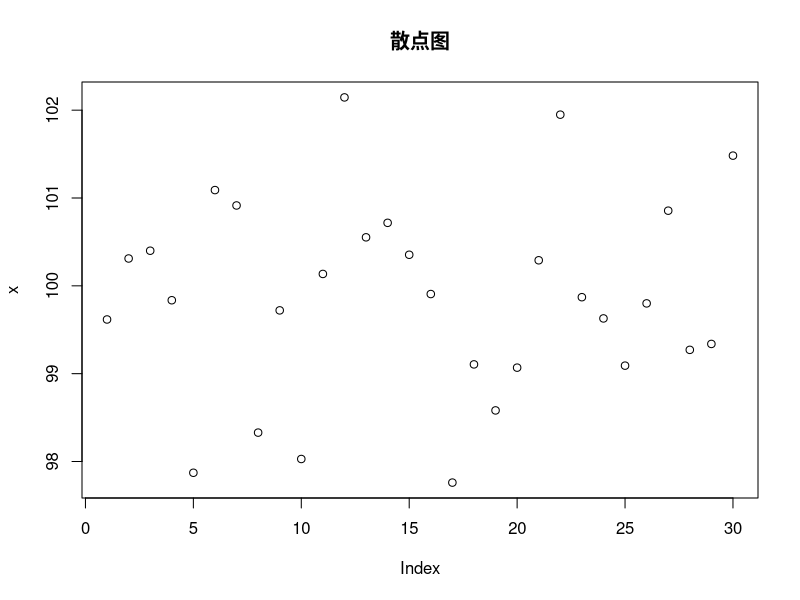
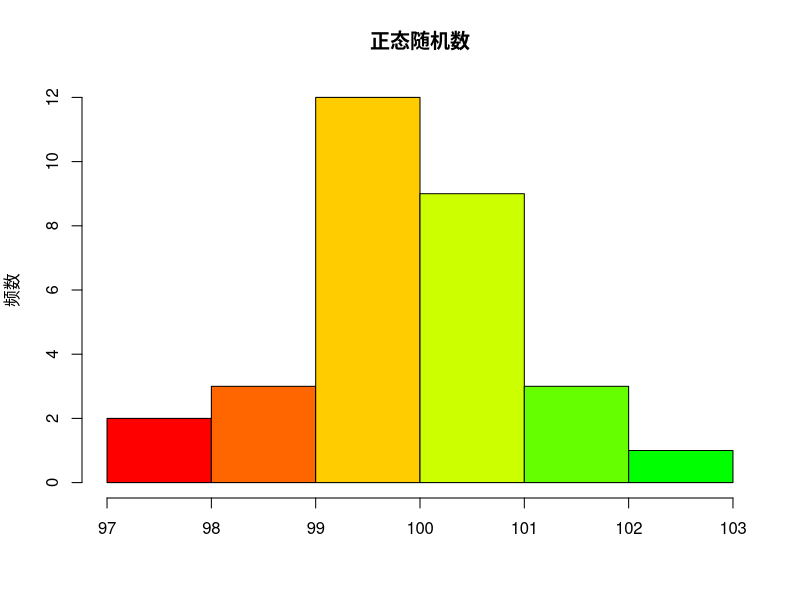
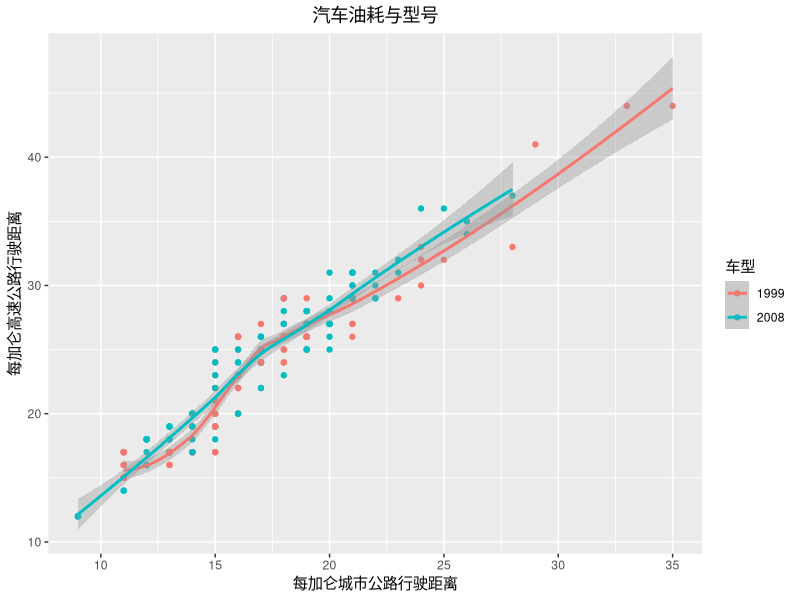
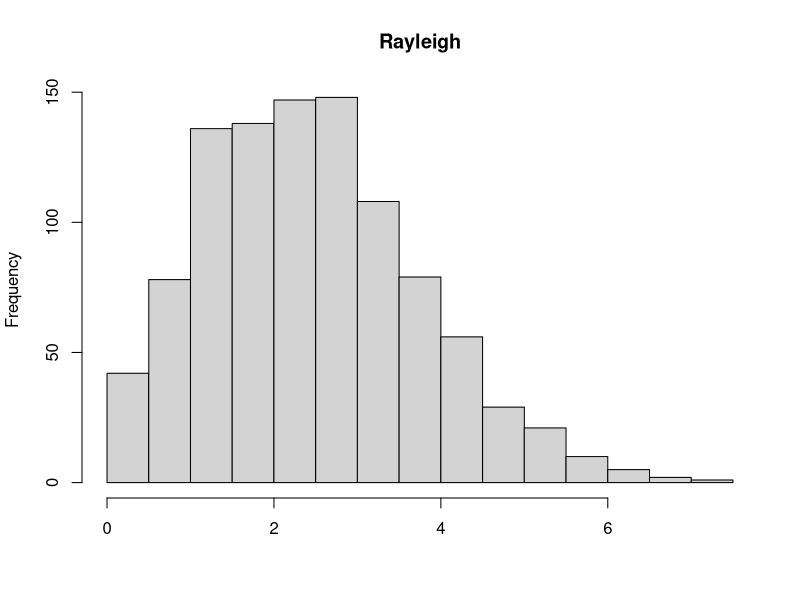
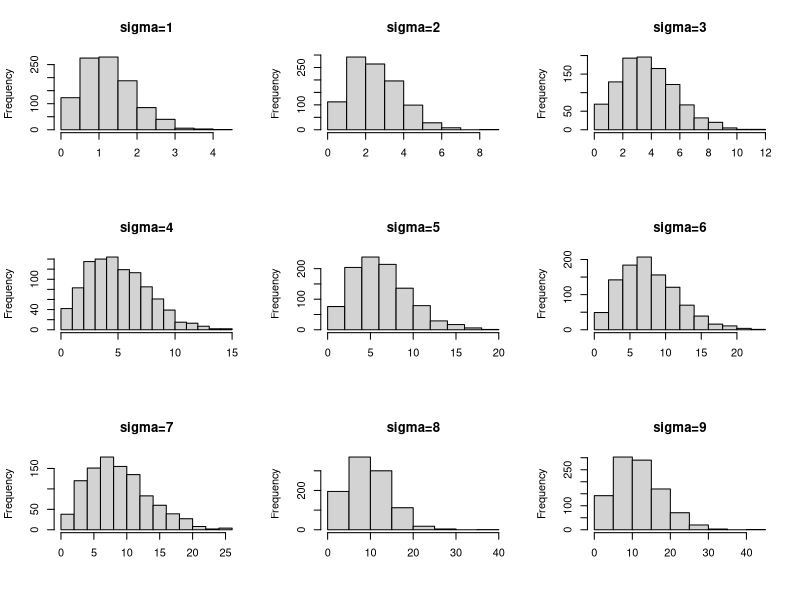
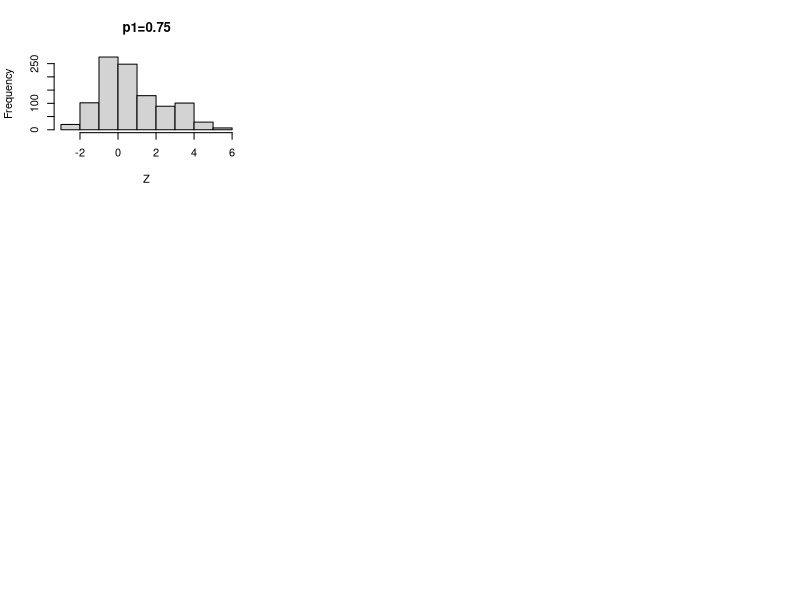
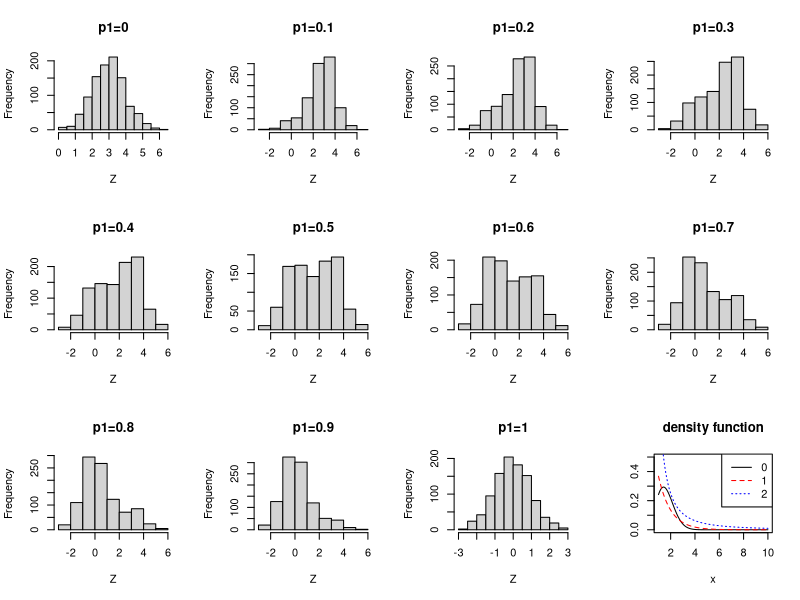
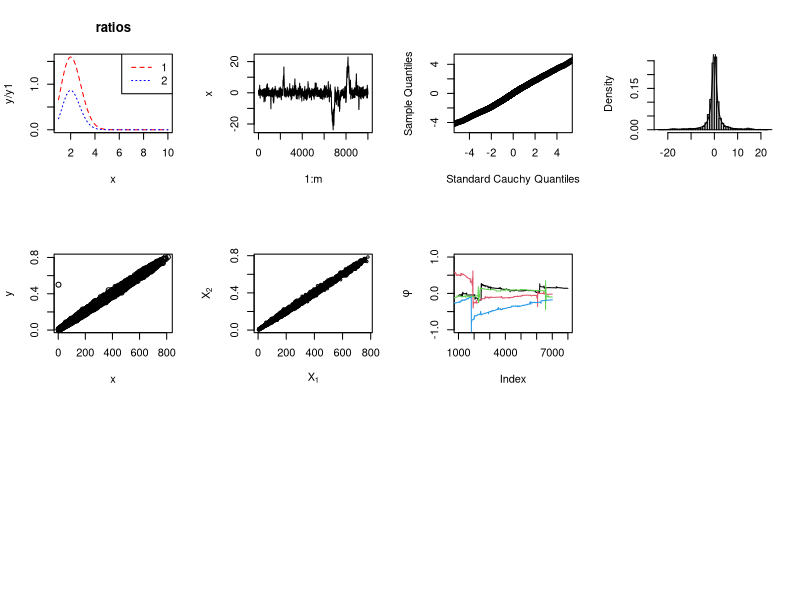

Write the R code that produced these figures, in order. (Note: this script raises an error after producing the figures.)
## ---- chunk 1
knitr::opts_chunk$set(echo = TRUE)
##library(tidyverse) # Wickham的数据整理的整套工具
pdf.options(height=10/2.54, width=10/2.54, family="GB1") # 注意：此设置要放在最后
## ---- chunk 2
a=c("今天","吃饭")
b=c("你","了吗?")
d=paste0(a,b,collapse="")  ## 拼接字符串a,b
d
## ---- chunk 3
## 从均值为100，方差为1的正态分布中，随机生成30个数
x <- rnorm(30, mean=100, sd=1)
print(round(x,2))

## 30个随机数的散点图
plot(x,main="散点图")


## 30个随机数的直方图
hist(x, col=rainbow(15), 
     main='正态随机数', xlab='', ylab='频数')

## ---- chunk 4
## 用ggplot2画图
library(ggplot2)
data(mpg)  ## 导入mpg数据集

ggplot(data=mpg,mapping = aes(x=cty,y=hwy,color=factor(year)))+
  geom_point()+stat_smooth(method = 'loess')+
  scale_shape_manual(values = c(2,5))+
  labs(y = '每加仑高速公路行驶距离', x = '每加仑城市公路行驶距离',
       title = '汽车油耗与型号', size = '排量', colour = '车型')+
  theme(plot.title = element_text(hjust = 0.5))

## ---- chunk 5
library(xtable)
## 显示表格
knitr::kable(head(mpg))
## ---- chunk 6
Rayleigh =function(sigma, n){
  for(i in 1:n) {
    U=runif(n)
    V=1-U
    X = sigma * sqrt(-2 * log(V))
  }
  return(X)
}
sigma = 2
n = 1000

hist(Rayleigh(sigma, n),main = "Rayleigh",xlab="")
## ---- chunk 7
sigma=c(1:9)
n=1000
par(mfrow=c(3,3))
for(i in 1:9){
  title=paste0("sigma=",sigma[i])
  hist(Rayleigh(sigma[i], n),main = title,xlab="")
}
## ---- chunk 8
n=1000
X1=rnorm(n,0,1)
X2=rnorm(n,3,1)
u <- runif(n)
p1=as.integer(u < 0.75) 
p2=1-p1
Z=p1*X1+p2*X2
hist(Z,main = "p1=0.75")
## ---- chunk 9
p=seq(0,1,0.1)
par(mfrow=c(3,4))
for(i in 1:11){
  p1=as.integer(u < p[i]) 
  p2=1-p1
  Z=p1*X1+p2*X2
  title=paste0("p1=",p[i])
  hist(Z,main=title)
}
## ---- chunk 10
Poisson_Gamma=function(n, t, lambda, r, beta) {
  N =rpois(n, lambda * t)
  X=sapply(N, function(N, r, beta) sum(rgamma(N, r,beta)), r,beta)
  return(X)
}

test=function(n, t, lambda, r, beta) {
  x=Poisson_Gamma(n, t, lambda, r,beta)
  ## 样本均值
  sm=mean(x) 
  ## 理论均值
  vm=var(x)
  ## 样本方差
  tm=lambda * t * r/beta
  ## 理论方差
  tv=lambda * t * (1 + r) * r/beta^2
  
  ## 输出结果样式
  cat("r=",r,"beta=",beta,"\n")
  cat("样本均值:", sm, "  ")
  cat("理论均值:", vm, "\n")
  cat("样本方差:", tm, "  ")
  cat("理论方差:", tv, "\n\n")
}

## 参数值
n=1000
lambda_seq=c(1:3)
r_seq=c(1:3)
beta_seq=c(1:3)
t=10

for (lambda in lambda_seq) {
  for (r in r_seq) {
    for (beta in beta_seq) {
      test(n, t, lambda,r,beta)
    }
  }
}

## ---- chunk 11
MCBeta = function(x,n=10000){
  t=runif(n, min = 0, max = x)
  theta.hat=x*mean(t*t*(1-t)*(1-t))/beta(3,3)
  return(theta.hat)
}
x=seq(0.1,0.9,0.1)

MC.Beta=pbeta=rep(0,9)
for(i in 1:9)
{
  MC.Beta[i]=MCBeta(x[i])
  pbeta[i]=pbeta(x[i],3,3)
}
out=rbind(MC.Beta,pbeta)

rownames(out)=c("MC.Beta","pbeta")
colname=NULL
for(i in 9:1){
  name=paste("x=",x[i])
  colname=cbind(name,colname)
}
colnames(out)=colname

out
## ---- chunk 12
rayleigh=function(scale, n) {
  rayleigh=antithetic=numeric(n)
  for (i in 1:n) {
    U =runif(n)
    V = 1 - U
    rayleigh = scale * sqrt(-2 * log(U))
    antithetic = scale * sqrt(-2 * log(V))
    out$ray=rayleigh
    out$ant=antithetic
  }
  return(out)
}

scale=2
n=1000
out=rayleigh(scale, n)
var1 = var(out$ray)
var2 =(var(out$ray) + var(out$ant) + 2 * cov(out$ray, out$ant)) / 4
reduction = ((var1 - var2) / var1)
cat("reduction=",100*reduction,"%")
## ---- chunk 13
x =seq(1,10,0.02)
y = x^2/sqrt(2*pi)* exp((-x^2/2))
y1 = exp(-x)
y2 =1 / (x^2)

gs =c(expression(g(x)==e^{-x^2/2}*x^2/sqrt(2*pi)),expression(f[1](x)==1/(x^2)),expression(f[2](x)==x*e^{(1-x^2)/4}/sqrt(2*pi)))

plot(x, y, type = "l", ylab = "", ylim = c(0,0.5),main='density function')
lines(x, y1, lty = 2,col="red")
lines(x, y2, lty = 3,col="blue")
legend("topright", legend = 0:2,lty = 1:3,col=c("black","red","blue"))

plot(x, y/y1,type = "l",lty = 2, col="red",main = 'ratios')
lines(x, y/y2, lty = 3,col="blue")
legend("topright", legend = 1:2,lty = 2:3,col=c("red","blue"))

## ---- chunk 14
f1 = function(x) { exp(-x) }
f2 = function(x) { (pi * (1 + x^2))^(-1) * (x >= 1) }
g =function(x) {x^2*exp(-x^2/2)/sqrt(2*pi)*(x>1)}

m = 10^7
x1 = rexp(m)
x2 = rcauchy(m)
x2[which(x2 < 1)] = 1 

fg = cbind(g(x1) / f1(x1), g(x2) / f2(x2))

theta.hat = se = numeric(2)
theta.hat =c(mean(fg[,1]), mean(fg[,2]))
se = c(sd(fg[,1]), sd(fg[,2]))
rbind(theta.hat, se)
## ---- chunk 15
g =function(x) {x^2*exp(-x^2/2)/sqrt(2*pi)*(x>1)}
m = 1e4                 
u = runif(m) 
x = 1/(1-u)  
fg = g(x)*x^2
theta.hat = mean(fg)
print(theta.hat)
theta =integrate(g,1,Inf)
theta
## ---- chunk 16
n <- 20
m <- 1000 
alpha <- .05
UCL <- replicate(m,expr = {
  x <- rchisq(n, df = 2)
  (n-1) * var(x) / qchisq(alpha, df = n-1)
})
cat("coverage probability=", mean(UCL > 4))
## ---- chunk 17
n <- 20 
alpha <- .05
x <- rchisq(n, df = 2)
prob <- replicate(m,expr = {
  x <- rchisq(n, df = 2)
  abs(mean(x)-2) < sd(x) * qt(alpha/2, df = n-1,lower.tail = FALSE)/sqrt(n)
})
cat("coverage probability=", mean(prob))
## ---- chunk 18
num<-c(50,100,200,500,1000) # 不同样本量
m<-10000

er<-NULL
for (n in num){
  cv<-qt(0.975,n-1)
  er1<-mean(sapply(1:m,FUN = function(o){
  x<-rchisq(n,1)
  m<-mean(x)
  se<-sqrt(var(x))
  abs((m-1)*sqrt(n)/se)>=cv
  })) 
  er2<-mean(sapply(1:m,FUN = function(o){
  x<-runif(n,0,2)
  m<-mean(x)
  se<-sqrt(var(x))
  abs((m-1)*sqrt(n)/se)>=cv
  }))
  er3<-mean(sapply(1:m,FUN = function(o){
  x<-rexp(n,1)
  m<-mean(x)
  se<-sqrt(var(x))
  abs((m-1)*sqrt(n)/se)>=cv
  }))
  er<-cbind(er,c(er1,er2,er3))
}
colnames(er)<-num
rownames(er)<-c("Chi(1)","U(0,2)","exp(1)")
knitr::kable(er)
## ---- chunk 19
mat <-
  matrix(c(6510, 3490, 10000, 6760, 3240, 10000, 13270, 6730, 20000), 3, 3,
         dimnames = list(
           c("Rejected", "Accepted", "total"),
           c("method A", "method B", "total")
         ))
mat
## ---- chunk 20
Spearman_rank_test <- function(x, y, B = 1e4){
  t0 = cor(x,y,method = "spearman")
  perm = numeric(B)
  z = c(x,y)
  for(i in 1:B){
    samp = sample(z)
    perm[i] = cor(samp[1:length(x)], samp[(length(x)+1):length(z)], method = "spearman")
  }
  p_value = mean(abs(perm)>=abs(t0))
  return(list(statistic = t0, 'p.value' = p_value))
}
## ---- chunk 21
n = 50
x = rnorm(n, 0, 1)
y = rnorm(n, 0, 1)
## ---- chunk 22
Spearman_rank_test(x, y)
cor.test(x, y, method = "spearman")
## ---- chunk 23
n = 50
x = rnorm(n, 0, 1)
y = x + rnorm(n, 0, 1)
## ---- chunk 24
Spearman_rank_test(x, y)
cor.test(x, y, method = "spearman")
## ---- chunk 25
set.seed(123)
## standard Cauchy 
f <- function(x) {
  return(1/(pi*(1+x^2)))
}

m <- 10000
x <- numeric(m)
x[1] <- rnorm(1)
k <- 0
u <- runif(m)
for (i in 2:m) {
  xt <- x[i-1]
  y <- rnorm(1, mean = xt)
  num <- f(y) * dnorm(xt, mean = y)
  den <- f(xt) * dnorm(y, mean = xt)
  if (u[i] <= num/den) x[i] <- y else {
    x[i] <- xt
    k <- k+1 #y is rejected
  }
}


## MC过程图
plot(1:m, x, type="l", main="", ylab="x")
b <- 1000
y <- x[b:m]
a <- ppoints(1000)
Qc <- qcauchy(a) 
Q <- quantile(x, a)


## QQ图
qqplot(Qc, Q, main="",xlim=c(-5,5),ylim=c(-5,5),xlab="Standard Cauchy Quantiles", ylab="Sample Quantiles")

## 直方图
hist(y, breaks="scott", main="", xlab="", freq=FALSE)
lines(Qc, f(Qc))

## ---- chunk 26
set.seed(2)

N <- 5000 #length of chain
burn <- 1000 #burn-in length
a <- 2
b <- 3
n <- 1000
X <- matrix(0, N, 2) #the chain, a bivariate sample

#initialize
x0=2
y0=0.5
###### generate the chain #####
X[1, ] <- c(x0,y0) #initialize
for (i in 2:N) {
  y <- X[i-1, 2]
  X[i, 1] <- rbinom(1,size=n,prob = y)
  x <- X[i, 1]
  X[i, 2] <- rbeta(1,x+a,n-x+b)
}
lab <- burn + 1
out <- X[lab:N, ]
plot(X[,1],X[,2],xlab = "x",ylab = "y")
## ---- chunk 27
cat("协方差矩阵\n")
cov(out) ## 协方差矩阵

cat("相关系数矩阵\n")
cor(out) ## 相关系数矩阵
plot(out, main="", cex=.5, xlab=bquote(X[1]),
ylab=bquote(X[2]), ylim=range(out[,2]))  ## 分布图
## ---- chunk 28
# 计算Gelman-Rubin statistic的函数
Gelman.Rubin <- function(psi) {
  # psi[i,j] is the statistic psi(X[i,1:j])
  # for chain in i-th row of X
  psi <- as.matrix(psi)
  n <- ncol(psi)
  k <- nrow(psi)

  psi.means <- rowMeans(psi)     #row means
  B <- n * var(psi.means)        #between variance est.
  psi.w <- apply(psi, 1, "var")  #within variances
  W <- mean(psi.w)               #within est.
  v.hat <- W*(n-1)/n + (B/n)     #upper variance est.
  r.hat <- v.hat / W             #G-R statistic
  return(r.hat)
        }
## ---- chunk 29
# 生成标准柯西分布的Metropolis chain
# 提议函数仍取9.3中使用的对称正态分布 N(0,X[t]^2)
# X1为初始值
Standard_Cauchy_Chain <- function(N, X1){
  X <- numeric(N)
  X[1] <- X1    #初始值
  for(i in 2:N){
    Xt <- X[i-1]
    Y <- rnorm(1,0,abs(Xt))
    r <- dt(Y,1)*dnorm(Xt,0,abs(Y))/dt(Xt,1)/dnorm(Y,0,abs(Xt))
    U <- runif(1)
    if(r > 1) r <- 1
    if(U <= r) X[i] <- Y
    else X[i] <- Xt
  }
  return(X)
}
## ---- chunk 30
k <- 4      
N <- 8000
b <- 1000     #burn-in length
X1 <- c(0.1,0.2,0.1,0.2)    #初始值

# 生成4条样本
set.seed(12345)
X <- matrix(0, nrow = k, ncol = N)
for(i in 1:k){
  X[i,] <- Standard_Cauchy_Chain(N, X1[i])
}

# compute diagnostic statistics
psi <- t(apply(X, 1, cumsum))
for (i in 1:nrow(psi))
  psi[i,] <- psi[i,] / (1:ncol(psi))
print(Gelman.Rubin(psi))
## ---- chunk 31
# 四条样本的psi
for (i in 1:k)
  if(i==1){
    plot((b+1):N,psi[i, (b+1):N],ylim=c(-1,1), type="l",
         xlab='Index', ylab=bquote(phi))
  }else{
      lines(psi[i, (b+1):N], col=i)
  }
par(mfrow=c(1,1)) 
## ---- chunk 32
par(mfrow=c(1,1)) 
#plot the sequence of R-hat statistics
rhat <- rep(0, N)
for (j in (b+1):N)
  rhat[j] <- Gelman.Rubin(psi[,1:j])
plot(rhat[(b+1):N], type="l", xlab="", ylab="R")
abline(h=1.2, lty=2)
## ---- chunk 33
# 生成二元随机变量的Gibbs sampler
# X1为初始值
Bivariate.Gibbs <- function(N, X1){
  a <- b <- 1
  X <- matrix(0, N, 2)
  X[1,] <- X1    #初始值
  for(i in 2:N){
    X2 <-  X[i-1, 2]
    X[i,1] <- rbinom(1,25,X2)
    X1 <- X[i,1]
    X[i,2] <- rbeta(1,X1+a,25-X1+b)
  }
  return(X)
}
## ---- chunk 34
k <- 4          
N <- 8000 
b <- 1000    #burn-in length
X1 <- cbind(c(2,7,10,15),runif(4)) #初始值

#生成4条样本，每个第一维的放在X中，第二维的放在Y中
set.seed(12345)
X <- matrix(0, nrow=k, ncol=N)
Y <- matrix(0, nrow=k, ncol=N)
for (i in 1:k){
  BG <- Bivariate.Gibbs(N, X1[i,])
  X[i, ] <- BG[,1]
  Y[i, ] <- BG[,2]
}
## ---- chunk 35
# 先考虑第一维样本X

#compute diagnostic statistics
psi <- t(apply(X, 1, cumsum))
for (i in 1:nrow(psi))
  psi[i,] <- psi[i,] / (1:ncol(psi))

#plot the sequence of R-hat statistics
rhat <- rep(0, N)
for (j in (b+1):N)
  rhat[j] <- Gelman.Rubin(psi[,1:j])
plot(rhat[(b+1):N], type="l", xlab="", ylab="R")
abline(h=1.2, lty=2)
## ---- chunk 36
# 再考虑第二维样本Y

#compute diagnostic statistics
psi <- t(apply(Y, 1, cumsum))
for (i in 1:nrow(psi))
  psi[i,] <- psi[i,] / (1:ncol(psi))

#plot the sequence of R-hat statistics
rhat <- rep(0, N)
for (j in (b+1):N)
  rhat[j] <- Gelman.Rubin(psi[,1:j])
plot(rhat[(b+1):N], type="l", xlab="", ylab="R")
abline(h=1.2, lty=2)
## ---- chunk 37
thek <- function(k, a, d){
  (-1)^k/exp(lgamma(k+1)+k*log(2)) * exp((k+1)*log(sum(a^2))-log(2*k+1)-log(2*k+2)) * exp(lgamma((d+1)/2)+lgamma(k+1.5)-lgamma(k+d/2+1))#用到了gamma函数和阶乘的恒等式
}
## ---- chunk 38
sumk <- function(a, d){
  k <- 0
  s <- 0
  while(abs(thek(k, a, d))>1e-5){#tolerance
    s <- s+thek(k, a, d)
    k <- k+1
  }
  return(s)
}
## ---- chunk 39
a <- c(1,2)
d <- length(a)
s <- sumk(a,d)
paste("The sum =", s)
## ---- chunk 40
k <- c(4:25, 100, 500, 1000)
###11.5
beijif <- function(u, kf){
  (1+u^2/kf)^(-(kf+1)/2)
}
g <- function(a, kg){
  ckl <- sqrt(a^2*(kg-1)/(kg-a^2))
  LHS <- 2/sqrt(pi*(kg-1)) * exp(lgamma(kg/2)-lgamma((kg-1)/2)) * integrate(beijif, lower = 0, upper = ckl, kf=kg-1)$value
  ckr <- sqrt(a^2*kg/(kg+1-a^2))
  RHS <-2/sqrt(pi*kg) * exp(lgamma((kg+1)/2)-lgamma(kg/2)) * integrate(beijif, lower = 0, upper = ckr, kf=kg)$value
  LHS-RHS
}

solution5 <- numeric(length(k))
for (i in 1:length(k)) {
  solution5[i] <- uniroot(g, c(1,2), kg=k[i])$root
}

###11.4
h <- function (a,kh) {
  (1-pt(sqrt(a^2*(kh-1) / (kh-a^2)), df=kh-1)) - (1-pt(sqrt(a^2*kh / (kh+1-a^2)), df=kh))
}

solution4 <- numeric(length(k))
for (i in 1:length(k)) {
  solution4[i] <- uniroot(h, c(1,2), kh=k[i])$root
}

###Compare
print(cbind(k=k, exercice4=solution4, exercice4=solution5))
## ---- chunk 41
data <- c(0.54,0.48,0.33,0.43,1.00,1.00,0.91,1.00,0.21,0.85)
tau <- 1
n <- length(data)
n1 <- sum(data<tau)
n2 <- n-n1
lam0 <- 0
lam1 <- 1#初始值


i <- 1
while (abs(lam0-lam1)>1e-10) {
  lam0 <- lam1
  # E step
  E <- function(lam) n*log(1/lam)-1/lam*sum(data[data<tau])-n2/lam*(tau+lam0)
  # M step
  lam1 <- optimize(E, lower = 0, upper = 2, maximum = TRUE)$maximum
}

# MLE 
# lam <- 1


lik <- function(lam){
  lik1 <- sapply(data[data<tau], function(x) {
    dexp(x,rate=1/lam)
  })
  lik2 <- sapply(data[data==tau],function(x){
    1-pexp(tau,rate = 1/lam)
  })
  prod(c(lik1,lik2))
}
MLE <- optimize(lik, lower = 0, upper = 2, maximum = TRUE)$maximum
print(cbind(EM=lam1, MLE))
## ---- chunk 42
trims <- c(0, 0.1, 0.2, 0.5)
x <- rcauchy(100)
lapply(trims, function(trim) mean(x, trim = trim))
lapply(trims, mean, x = x)
## ---- chunk 43
formulas <- list(
mpg ~ disp,
mpg ~ I(1 / disp),
mpg ~ disp + wt,
mpg ~ I(1 / disp) + wt
)
lapply(formulas,lm,data=mtcars)
## ---- chunk 44
bootstraps <- lapply(1:10, function(i) {
  rows <- sample(1:nrow(mtcars), rep = TRUE)
  mtcars[rows, ]
})

lapply(bootstraps,function(t) lm(mpg~disp,data=t))
## ---- chunk 45
rsq <- function(mod) summary(mod)$r.squared

## Ex1
cat("这是Ex1 4个模型的R-square\n")
lapply(lapply(formulas,lm,data=mtcars), rsq)

## Ex2
cat("这是Ex2 10个模型的R-square\n")
lapply(lapply(bootstraps,function(t) lm(mpg~disp,data=t)), rsq)
## ---- chunk 46
df= data.frame(a = 1:4, b= 5:8, c =9:12)

## 每一列取标准差
vapply(as.list(df),sd,numeric(1))
## ---- chunk 47
df2=data.frame(a = 1:4, b=c("x","y","z","s"), c =9:12)
vapply(df2[vapply(df2, is.numeric, logical(1))], sd, numeric(1))
## ---- chunk 48
library(parallel)
mcsapply <- function(n, func){
  core <- makeCluster(4)    # 使用4个核
  res <- parSapply(core, n, func)   # 并行计算，n为次数，func为函数
  stopCluster(core)         # 关闭核
}
## ---- chunk 49
R2 <- function(i){
  index <- sample(1:nrow(mtcars), rep = TRUE)
  m <- lm(mpg ~ disp, data = mtcars[index,])
  return(summary(m)$r.squared)
}

# 使用sapply函数进行10次
system.time(sapply(1:10, R2))
# 使用mcsapply函数进行10次
system.time(mcsapply(1:10, R2))


# 使用sapply函数进行10000次
system.time(sapply(1:10000, R2))
# 使用mcsapply函数进行10000次
system.time(mcsapply(1:10000, R2))
## ---- chunk 50
a=1
b=1
N=10000
n=25

gibbsR=function(a,b,n,N){
  X=matrix(0, N, 2)  #样本阵
  X[1,]=c(0,0.5)
  for(i in 2:N){
    X2= X[i-1, 2]
    X[i,1]=rbinom(1,25,X2)
    X1=X[i,1]
    X[i,2]=rbeta(1,X1+a,25-X1+b)
  }
  return(X)
}

X=gibbsR(a,b,n,N)

plot(X[,1],X[,2],xlab = "x",ylab = "y",main = "gibbsR")
